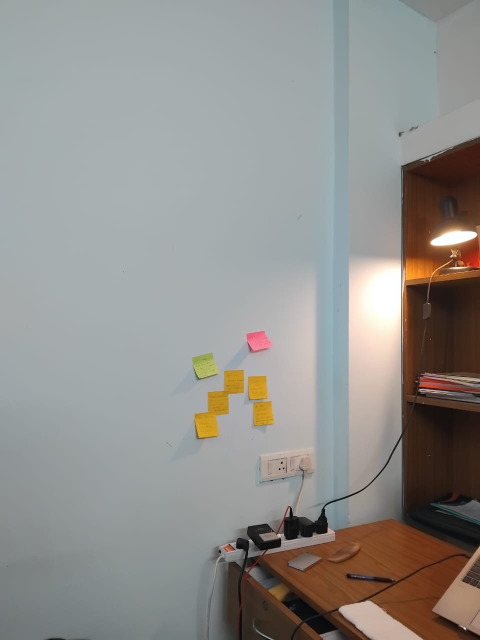
#> input picture data/input_fragments/room7.jpeg, 960 x 1280 px (shown at 1/2 size); the run also reads 2 pictures not shown here
$ python 4_stitching.py
#> lines starting #> are read from the running program, lines starting #| are printed output that depends on the picture
import cv2
import numpy as np

# Load images
left = cv2.imread('data/input_fragments/room7.jpeg')
#> left is the input picture: shape (1280, 960, 3); mean B, G, R 141.2, 144.3, 145.6
right = cv2.imread('data/input_fragments/room6.jpeg')
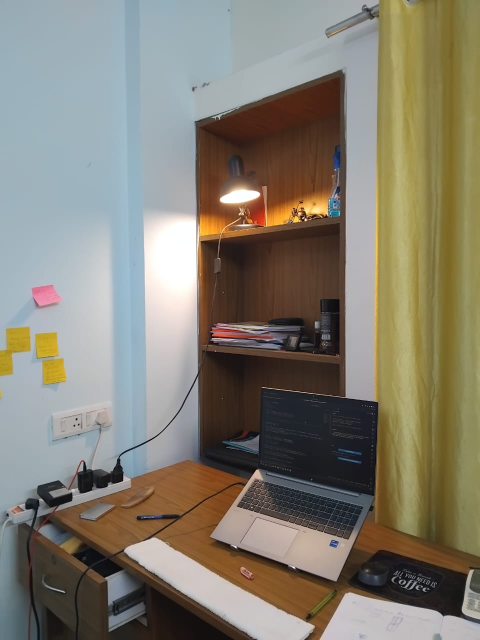
#> input picture data/input_fragments/room6.jpeg, 960 x 1280 px (shown at 1/2 size)
#> right is the input picture: shape (1280, 960, 3); mean B, G, R 113.4, 126.9, 132.2

left = cv2.imread('data/hostel_room_sequence/1room.jpeg')
right = cv2.imread('data/hostel_room_sequence/2room.jpeg')
# [5 lines of commented-out code are left out]

scale_factor_left = 0.5
scale_factor_right = 0.5

new_size_left = (int(left.shape[1] * scale_factor_left), int(left.shape[0] * scale_factor_left))
#> new_size_left = (480, 640)
left = cv2.resize(left, new_size_left)
#> left: shape (640, 480, 3)
new_size_right = (int(right.shape[1] * scale_factor_right), int(right.shape[0] * scale_factor_right))
#> new_size_right = (480, 640)
right = cv2.resize(right, new_size_right)
#> right: shape (640, 480, 3)


# Convert to grayscale
gray_left = cv2.cvtColor(left, cv2.COLOR_BGR2GRAY)
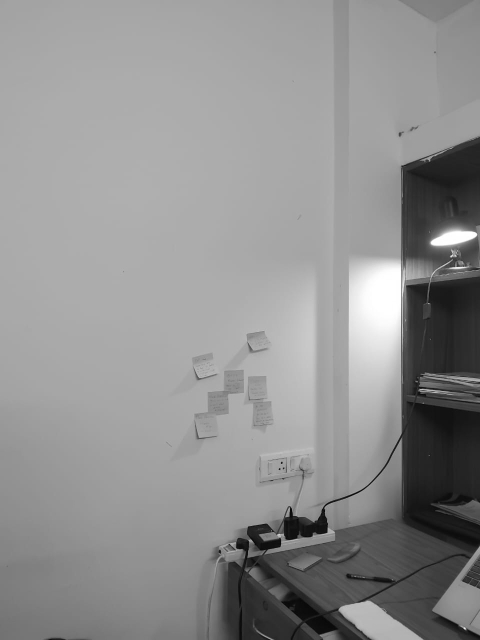
#> gray_left: shape (640, 480); min 7, max 255, mean 144.4
gray_right = cv2.cvtColor(right, cv2.COLOR_BGR2GRAY)
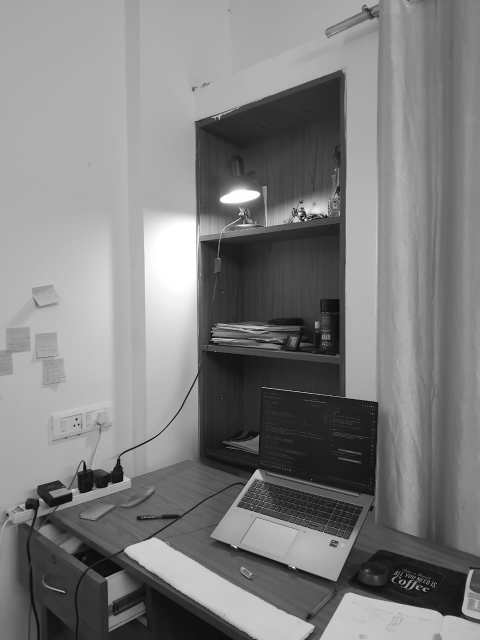
#> gray_right: shape (640, 480); min 9, max 255, mean 127

# Initialize SIFT detector
sift = cv2.SIFT_create()
sift = cv2.ORB_create()

# Detect keypoints and compute descriptors
keypoints_left, descriptors_left = sift.detectAndCompute(gray_left, None)
#> keypoints_left = 482 keypoints; strongest (x, y, size): (432, 242, 44.6), (431, 243, 31), (326, 532, 31), (281, 534, 31)
keypoints_right, descriptors_right = sift.detectAndCompute(gray_right, None)
#> keypoints_right = 500 keypoints; strongest (x, y, size): (303, 217, 31), (301, 218, 31), (303, 220, 31), (122, 479, 31)

# Create BFMatcher and match descriptors
bf = cv2.BFMatcher(cv2.NORM_L2, crossCheck=True)
matches = bf.match(descriptors_left, descriptors_right)
#> matches = 166 matches

# Sort matches by distance
matches = sorted(matches, key=lambda x: x.distance)

# Extract matched keypoints' coordinates
points_left = np.array([keypoints_left[m.queryIdx].pt for m in matches])
#> points_left = 166 pairs, first value 198 to 432, second value 127 to 601.2
points_right = np.array([keypoints_right[m.trainIdx].pt for m in matches])
#> points_right = 166 pairs, first value 37.2 to 417, second value 74.3 to 593.3

# Estimate homography using RANSAC
H, mask = cv2.findHomography(points_right, points_left, cv2.RANSAC)
#> H = [[0.798, 0.0117, 213.7], [-0.0914, 1.02, 37.41], [-0.000401, 4.14e-05, 1]]; mask = 166 values, max 1 at index 1, min 0 at index 0, mean 0.434

# Check if a homography was found
if H is None:
    print("Homography estimation failed.")
else:
    print("Homography estimated successfully.")

# Warp the right image to align with the left image
warped_right = cv2.warpPerspective(right, H, (left.shape[1] + right.shape[1], left.shape[0]))
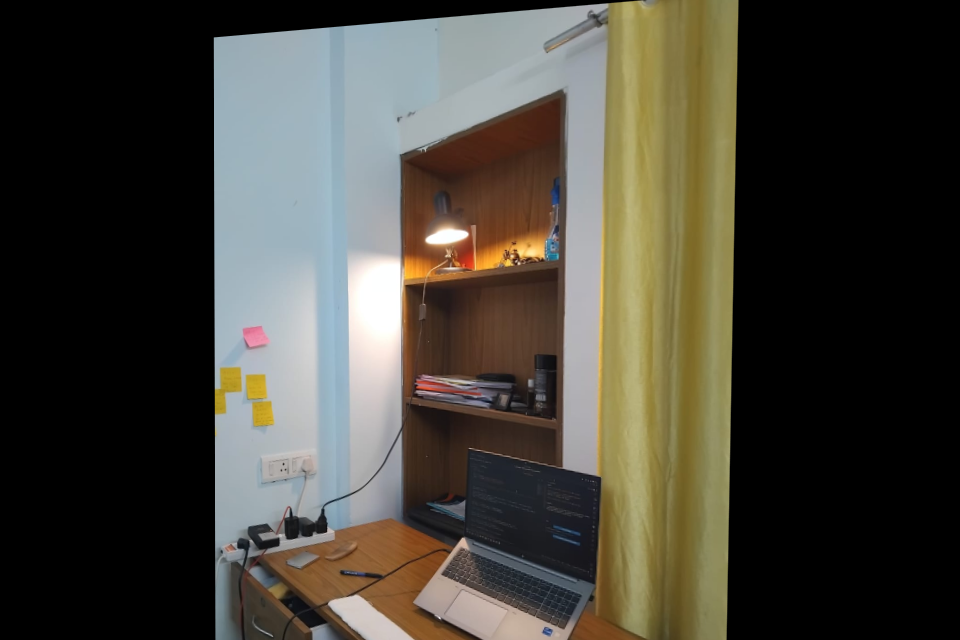
#> warped_right: shape (640, 960, 3); mean B, G, R 58.5, 67.6, 70.6

# Create a blended image
blended = np.zeros((left.shape[0], left.shape[1] + right.shape[1], 3), dtype=np.uint8)

# Place the left image in the blended image
blended[0:left.shape[0], 0:left.shape[1]] = left
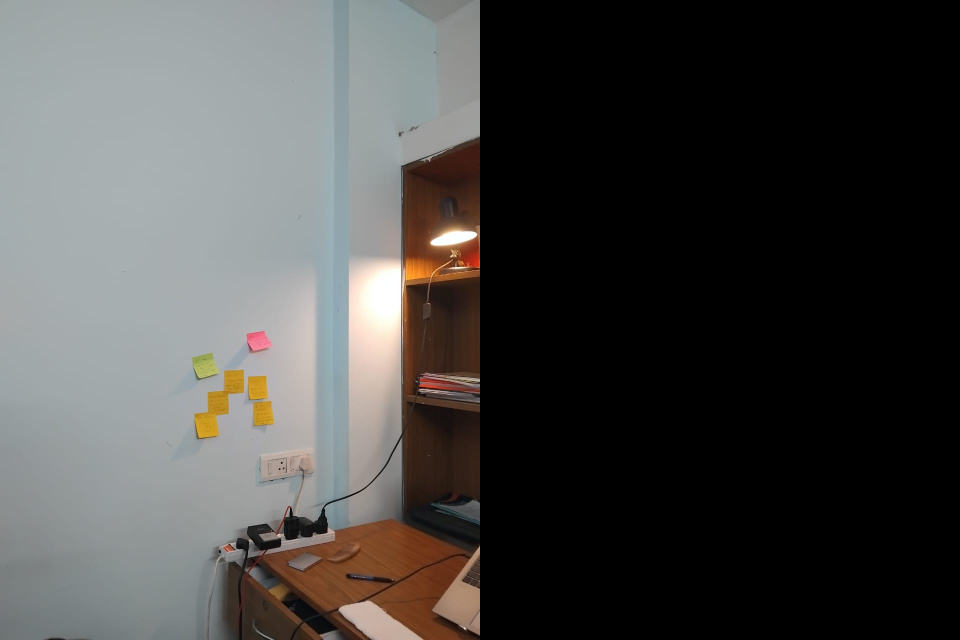
#> blended: shape (640, 960, 3); mean B, G, R 70.6, 72.2, 72.8

# Overlay the warped right image
blended[0:warped_right.shape[0], 0:warped_right.shape[1]] = np.where(warped_right != 0, warped_right, blended[0:warped_right.shape[0], 0:warped_right.shape[1]])
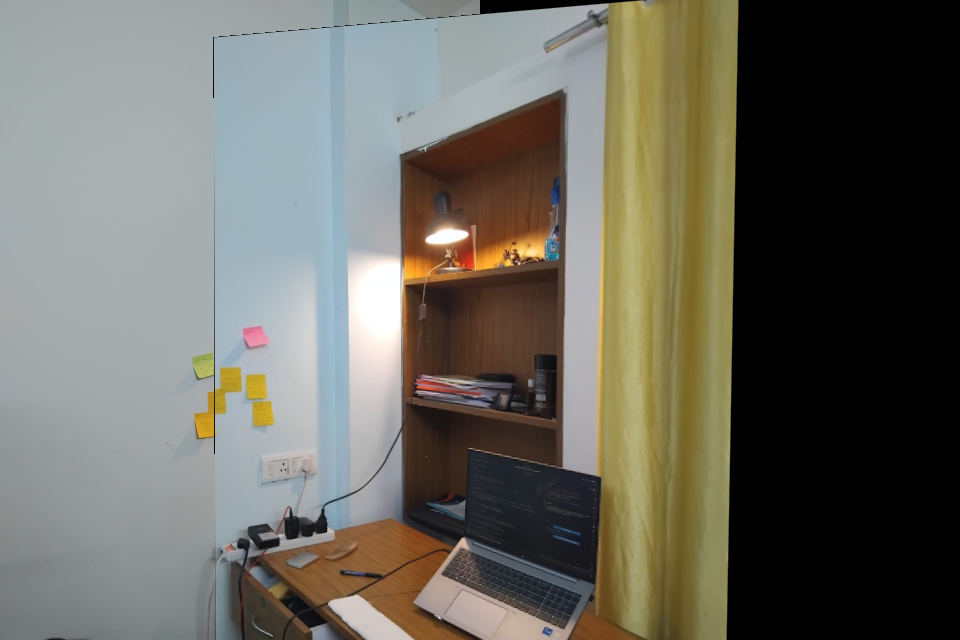
#> blended: shape (640, 960, 3); mean B, G, R 96.8, 105.6, 107

# Visualize matches
matched_image = cv2.drawMatches(left, keypoints_left, right, keypoints_right, matches[:50], None, flags=cv2.DrawMatchesFlags_NOT_DRAW_SINGLE_POINTS)
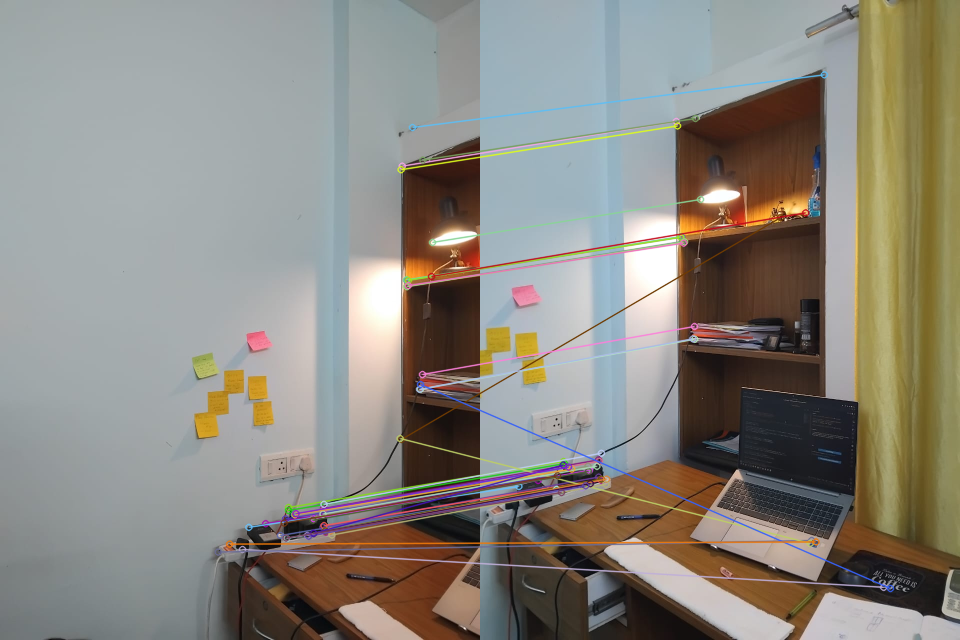
#> matched_image: shape (640, 960, 3); mean B, G, R 127.9, 136, 139.7

# Display the matched image, stitched result, and target image
cv2.imshow('Matches', right)
cv2.imshow('Stitched Image', blended)
# cv2.imshow('Target', target)

# Wait for key press and close all windows
cv2.waitKey(0)
cv2.destroyAllWindows()
print("Process completed.")
